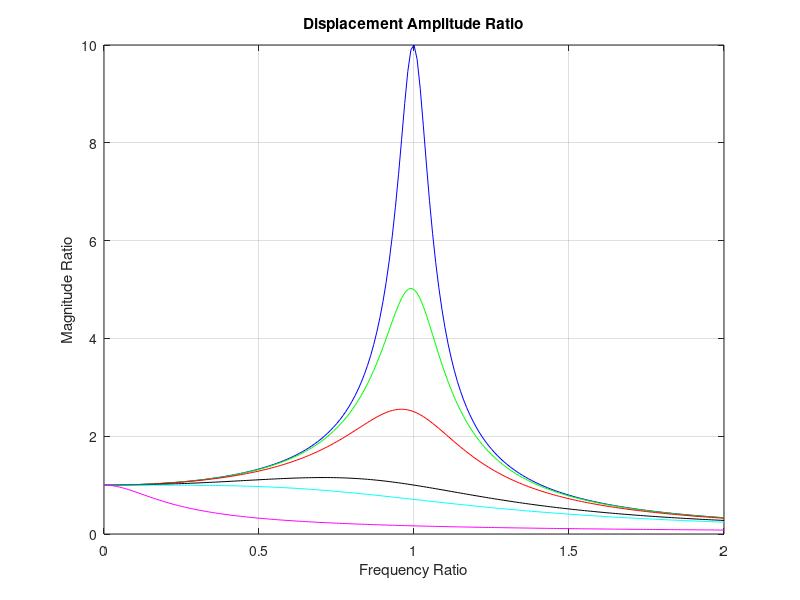
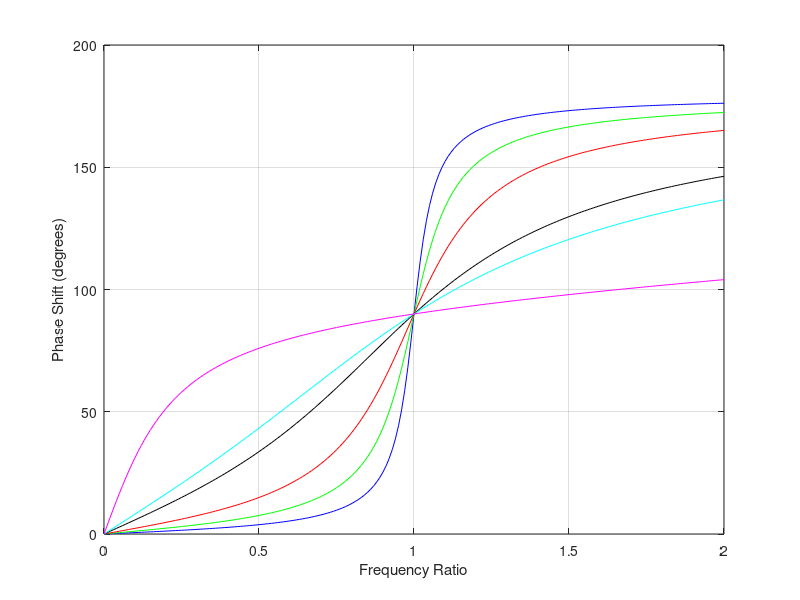

Recreate these plots in MATLAB, in order.
% harmonic_sdof.m
% harmonic response of the sdof mass-spring-damper
% plots Magnitude Ratio (dynamic amplification) and phase shift 
%         vs. excitation freq 
%
% last modified 11/02/18 CLee
%
close all
clear all

r = [0: 0.01: 2];             % r = omega_f/omega_n (forcing freq/natural freq)
zeta = [0.05 0.1 0.2 0.5 sqrt(2)/2  3.0];             % zeta = damping ratio

colors = {'b' 'g' 'r' 'k' 'c' 'm' 'y'}

for i = 1:length(zeta)
X = 1./ (sqrt( (1-r.^2).^2 + (2*zeta(i)*r).^2)) ;   % Displacement magnitude ratio
phi = atan2(2*zeta(i)*r, 1-r.^2);                   % Phase shift

figure(1)
plot(r,X, char(colors(i)))
hold on

figure(2)
plot(r,phi*180/pi,  char(colors(i)))                % phase shift in degrees
hold on 
end


figure(1) 
xlabel('Frequency Ratio')
ylabel('Magnitude Ratio')
title('Displacement Amplitude Ratio')
grid on
 

figure(2) 
xlabel('Frequency Ratio')
ylabel('Phase Shift (degrees)')
grid on
